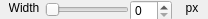
<?xml version="1.0" encoding="UTF-8"?>
<ui version="4.0">
 <class>BrushWidthWidget</class>
 <widget class="QWidget" name="BrushWidthWidget">
  <property name="geometry">
   <rect>
    <x>0</x>
    <y>0</y>
    <width>208</width>
    <height>19</height>
   </rect>
  </property>
  <property name="toolTip">
   <string>Shortcut: Q/W</string>
  </property>
  <widget class="QLabel" name="label">
   <property name="geometry">
    <rect>
     <x>9</x>
     <y>0</y>
     <width>30</width>
     <height>16</height>
    </rect>
   </property>
   <property name="text">
    <string>Width</string>
   </property>
   <property name="alignment">
    <set>Qt::AlignCenter</set>
   </property>
  </widget>
  <widget class="QSlider" name="slider">
   <property name="geometry">
    <rect>
     <x>45</x>
     <y>0</y>
     <width>84</width>
     <height>19</height>
    </rect>
   </property>
   <property name="orientation">
    <enum>Qt::Horizontal</enum>
   </property>
  </widget>
  <widget class="QLabel" name="width_show">
   <property name="geometry">
    <rect>
     <x>180</x>
     <y>0</y>
     <width>24</width>
     <height>16</height>
    </rect>
   </property>
   <property name="text">
    <string>px</string>
   </property>
   <property name="alignment">
    <set>Qt::AlignCenter</set>
   </property>
  </widget>
  <widget class="QSpinBox" name="spinBox">
   <property name="geometry">
    <rect>
     <x>130</x>
     <y>0</y>
     <width>42</width>
     <height>22</height>
    </rect>
   </property>
  </widget>
 </widget>
 <resources/>
 <connections/>
</ui>
